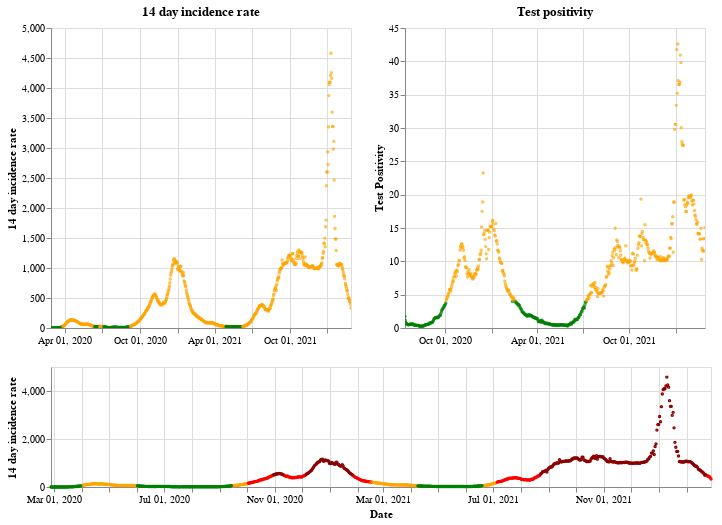

This figure's notebook cell:
### Markdown cell above
## Wales

### Code cell
plot_traffic_light('Wales')

### Figure 1 — Vega-Lite specification as saved in the notebook (floating-point values rounded to 4 significant figures; data arrays with more than 128 entries replaced by an {"elided": "..."} marker saying what was removed)
{"config": {"view": {"continuousWidth": 400, "continuousHeight": 300}}, "vconcat": [{"hconcat": [{"mark": {"type": "point", "size": 2}, "encoding": {"color": {"condition": {"value": "green", "test": "(datum.twoWeeklyCasesRate <= 25)"}, "value": "orange"}, "tooltip": [{"type": "nominal", "field": "areaName"}, {"type": "temporal", "field": "date"}, {"type": "quantitative", "field": "twoWeeklyCasesRate"}, {"type": "quantitative", "field": "testPositivity"}], "x": {"type": "temporal", "axis": {"title": ""}, "field": "date", "scale": {"domain": {"selection": "DateBrush"}}, "timeUnit": "yearmonthdate"}, "y": {"type": "quantitative", "axis": {"title": "14 day incidence rate"}, "field": "twoWeeklyCasesRate"}}, "title": "14 day incidence rate", "width": 300}, {"mark": {"type": "point", "size": 2}, "encoding": {"color": {"condition": {"value": "green", "test": "(datum.testPositivity <= 4)"}, "value": "orange"}, "tooltip": [{"type": "nominal", "field": "areaName"}, {"type": "temporal", "field": "date"}, {"type": "quantitative", "field": "twoWeeklyCasesRate"}, {"type": "quantitative", "field": "testPositivity"}], "x": {"type": "temporal", "axis": {"title": ""}, "field": "date", "scale": {"domain": {"selection": "DateBrush"}}, "timeUnit": "yearmonthdate"}, "y": {"type": "quantitative", "axis": {"title": "Test Positivity"}, "field": "testPositivity"}}, "title": "Test positivity", "width": 300}]}, {"layer": [{"mark": {"type": "point", "size": 2}, "encoding": {"color": {"condition": {"value": "orange", "test": "(((datum.testPositivity < 4) && (datum.twoWeeklyCasesRate >= 50)) && (datum.twoWeeklyCasesRate < 200))"}, "value": "red"}, "opacity": {"condition": {"value": 1, "test": "((datum.twoWeeklyCasesRate >= 50) && (datum.twoWeeklyCasesRate < 500))"}, "value": 0}, "tooltip": [{"type": "nominal", "field": "areaName"}, {"type": "temporal", "field": "date"}, {"type": "quantitative", "field": "twoWeeklyCasesRate"}, {"type": "quantitative", "field": "testPositivity"}], "x": {"type": "temporal", "axis": {"title": "Date"}, "field": "date", "timeUnit": "yearmonthdate"}, "y": {"type": "quantitative", "axis": {"title": "14 day incidence rate"}, "field": "twoWeeklyCasesRate"}}, "selection": {"DateBrush": {"type": "interval", "encodings": ["x"], "fields": ["Time"]}}}, {"mark": {"type": "point", "size": 2}, "encoding": {"color": {"value": "darkred"}, "opacity": {"condition": {"value": 1, "test": "(datum.twoWeeklyCasesRate >= 500)"}, "value": 0}, "tooltip": [{"type": "nominal", "field": "areaName"}, {"type": "temporal", "field": "date"}, {"type": "quantitative", "field": "twoWeeklyCasesRate"}, {"type": "quantitative", "field": "testPositivity"}], "x": {"type": "temporal", "axis": {"title": "Date"}, "field": "date", "timeUnit": "yearmonthdate"}, "y": {"type": "quantitative", "axis": {"title": "14 day incidence rate"}, "field": "twoWeeklyCasesRate"}}}, {"mark": {"type": "point", "size": 2}, "encoding": {"color": {"condition": {"value": "green", "test": "((datum.testPositivity < 4) && (datum.twoWeeklyCasesRate < 50))"}, "value": "orange"}, "opacity": {"condition": {"value": 1, "test": "(datum.twoWeeklyCasesRate < 50)"}, "value": 0}, "tooltip": [{"type": "nominal", "field": "areaName"}, {"type": "temporal", "field": "date"}, {"type": "quantitative", "field": "twoWeeklyCasesRate"}, {"type": "quantitative", "field": "testPositivity"}], "x": {"type": "temporal", "axis": {"title": "Date"}, "field": "date", "timeUnit": "yearmonthdate"}, "y": {"type": "quantitative", "axis": {"title": "14 day incidence rate"}, "field": "twoWeeklyCasesRate"}}}], "height": 120, "width": 660}], "data": {"name": "data-d31df18482ef7752a46eae749a40823e"}, "$schema": "https://vega.github.io/schema/vega-lite/v4.8.1.json", "datasets": {"data-d31df18482ef7752a46eae749a40823e": {"elided": "733 records"}}}
